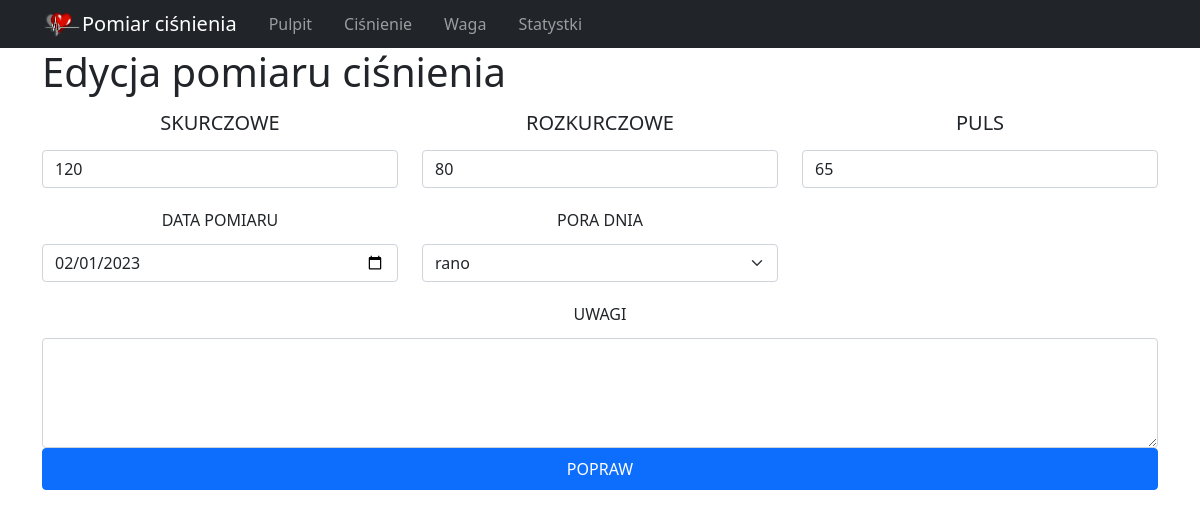
/edit_pressure/12, run on the app's committed database.
### tables this page shows
CREATE TABLE blood_pressure(id integer primary key autoincrement, upper_pressure int, down_pressure int, pressure int, date_of_pressure date not null default(date()), description text, time_of_day VARCHAR(10));

### app.py (the view, shortened to what this page needs)
@app.route('/edit_pressure/<int:pressure_id>', methods=['GET', 'POST'])
def edit_pressure(pressure_id):
  db = get_db()
  if request.method == 'GET':
    sql_statment = 'select id, upper_pressure, down_pressure, pressure, date_of_pressure, description from blood_pressure where id=?;'
    cur = db.execute(sql_statment, [pressure_id])
    notif_obj = cur.fetchone()
    if notif_obj == None:
      return redirect(url_for('pressure_history'))
    else:
      return render_template('edit_pressure.html', active_menu='history', notif_obj=notif_obj)

### app.py (called while the page is built)
def get_db():
  if not hasattr(g, 'sqlite_db'):
    conn = sqlite3.connect(app_info['db_file'])
    conn.row_factory = sqlite3.Row
    g.sqlite_db = conn
  return g.sqlite_db

### templates/edit_pressure.html (shortened to what this page needs)
{% extends 'base.html' %} {% block content %}
<div class="container">
  <div class="row">
    <div class="col">
      <h1>Edycja pomiaru ciśnienia</h1>
    </div>
  </div>
  <form
    action="{{url_for('edit_pressure', pressure_id=notif_obj.id)}}"
    method="POST"
  >
    <div class="row">
      <div class="col-sm-4">
        <div>
          <label
            for="upper_pressure"
            class="form-label text-uppercase fs-5 text-center w-100 py-1 px-auto"
            >Skurczowe</label
          >
          <input
            type="number"
            name="upper_pressure"
            value="{{notif_obj.upper_pressure}}"
            class="form-control"
            required
          />
        </div>
      </div>
      <div class="col-sm-4">
        <div>
          <label
            for="down_pressure"
            class="form-label text-uppercase fs-5 text-center w-100 py-1 px-auto"
            >Rozkurczowe</label
          >
          <input
            type="number"
            name="down_pressure"
            value="{{notif_obj.down_pressure}}"
            class="form-control"
            required
          />
        </div>
      </div>
      <div class="col-sm-4">
        <div>
          <label
            for="pressure"
            class="form-label text-uppercase fs-5 text-center w-100 py-1 px-auto"
            >Puls</label
          >
          <input
            type="number"
            name="pressure"
            value="{{notif_obj.pressure}}"
            class="form-control"
            required
          />
        </div>
      </div>
    </div>
    <div class="row mt-3">
      <div class="col-sm-4">
        <div>
          <label
            for="date_of_pressure"
            class="form-label text-uppercase fs-6 text-center w-100 py-1"
            >Data pomiaru</label
          >
          <input
            type="date"
            name="date_of_pressure"
            value="{{notif_obj.date_of_pressure}}"
            class="form-control"
          />
        </div>
      </div>
      <div class="col-sm-4">
        <div>
          <label
            for="time_of_day"
            class="form-label text-uppercase fs-6 text-center w-100 py-1"
            >Pora dnia</label
          >
          <select name="time_of_day" id="time_of_day" class="form-select">
            <option value="rano">rano</option>
          </select>
        </div>
      </div>
    </div>
    <div class="row mt-3">
      <div class="col">
        <label
          for="description"
          class="form-label text-uppercase fs-6 text-center w-100 py-1"
          >Uwagi</label
        >
        <textarea
          name="description"
          id="description"
          cols="30"
          rows="4"
          class="form-control"
        >
{{notif_obj.description}}</textarea
        >
      </div>
    </div>
    <input
      type="submit"
      value="Popraw"
      class="btn btn-primary w-100 text-uppercase py-2"
    />
  </form>
</div>
{% endblock %}

### static/style.css (style rules this page uses)
.container { max-width: 1140px; }

### data on the page
blood_pressure: upper_pressure "120", down_pressure "80", pressure "65", date_of_pressure "02/01/2023"
